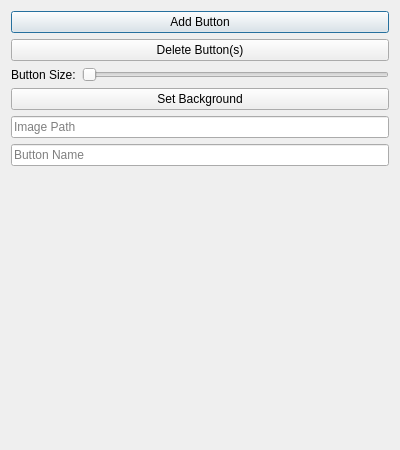
<?xml version="1.0" encoding="UTF-8"?>
<ui version="4.0">
 <class>OverlayFunctions</class>
 <widget class="QDialog" name="OverlayFunctions">
  <property name="geometry">
   <rect>
    <x>0</x>
    <y>0</y>
    <width>400</width>
    <height>450</height>
   </rect>
  </property>
  <property name="windowTitle">
   <string>OverlayFunctions</string>
  </property>
  <layout class="QVBoxLayout" name="verticalLayout">
   <item>
    <widget class="QPushButton" name="addButton">
     <property name="text">
      <string>Add Button</string>
     </property>
    </widget>
   </item>
   <item>
    <widget class="QPushButton" name="deleteButton">
     <property name="text">
      <string>Delete Button(s)</string>
     </property>
    </widget>
   </item>
   <item>
    <layout class="QHBoxLayout" name="buttonSizeContainer">
     <item>
      <widget class="QLabel" name="label">
       <property name="text">
        <string>Button Size:</string>
       </property>
      </widget>
     </item>
     <item>
      <widget class="QSlider" name="buttonSize">
       <property name="orientation">
        <enum>Qt::Horizontal</enum>
       </property>
      </widget>
     </item>
    </layout>
   </item>
   <item>
    <widget class="QPushButton" name="setBackground">
     <property name="text">
      <string>Set Background</string>
     </property>
    </widget>
   </item>
   <item>
    <widget class="QLineEdit" name="imagePath">
     <property name="text">
      <string/>
     </property>
     <property name="placeholderText">
      <string>Image Path</string>
     </property>
    </widget>
   </item>
   <item>
    <widget class="QLineEdit" name="buttonName">
     <property name="text">
      <string/>
     </property>
     <property name="placeholderText">
      <string>Button Name</string>
     </property>
    </widget>
   </item>
   <item>
    <spacer name="verticalSpacer">
     <property name="orientation">
      <enum>Qt::Vertical</enum>
     </property>
     <property name="sizeHint" stdset="0">
      <size>
       <width>20</width>
       <height>40</height>
      </size>
     </property>
    </spacer>
   </item>
  </layout>
 </widget>
 <resources/>
 <connections/>
</ui>
